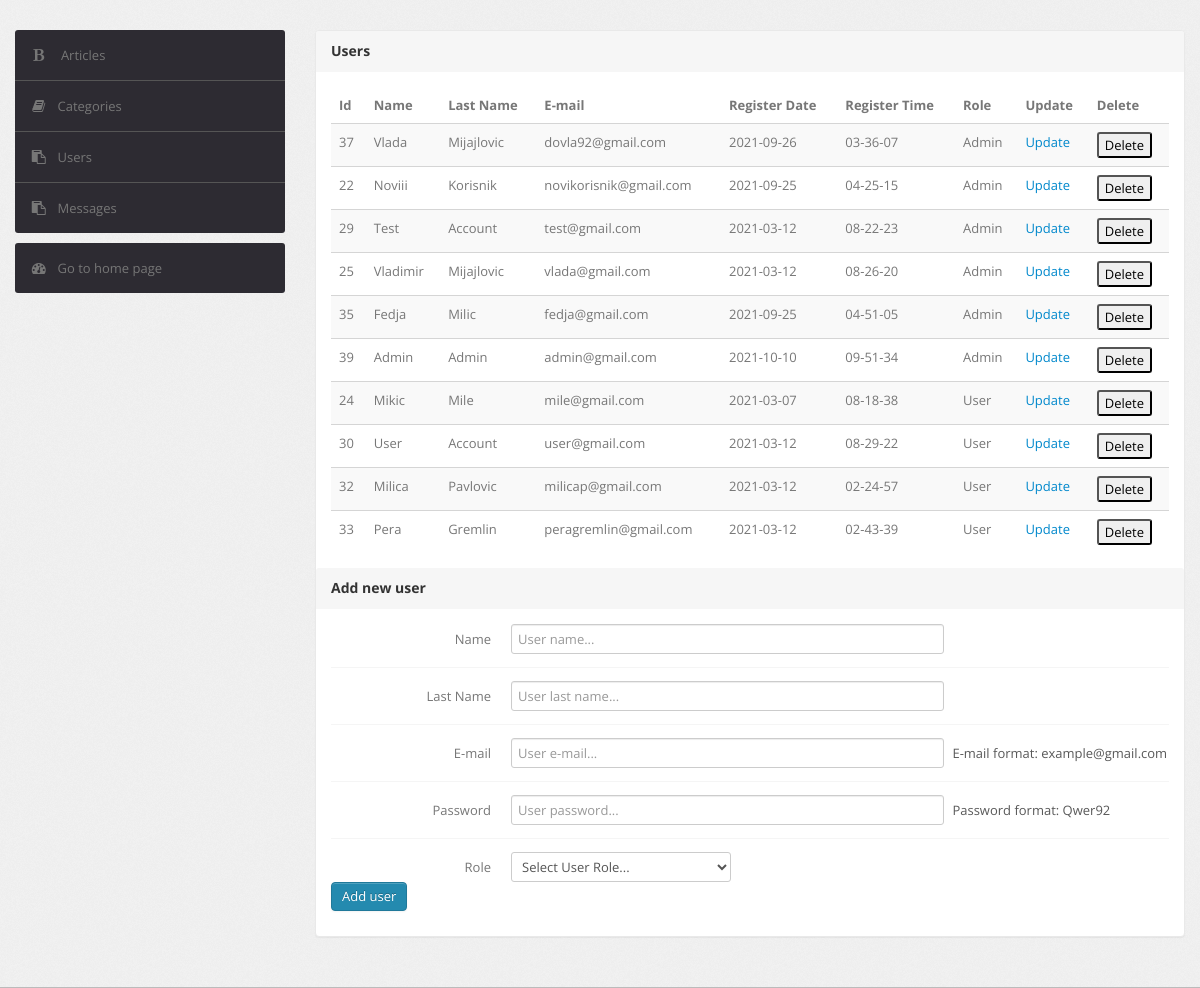
Screenshot of /admin-pannel/admin-index.php?admin-page=korisnici (signed in) with the database file from the repository.
### tables this page shows
CREATE TABLE `korisnik` (
  `id_korisnik` int(11) NOT NULL,
  `ime` varchar(25) NOT NULL,
  `prezime` varchar(25) NOT NULL,
  `email` varchar(50) NOT NULL,
  `password` varchar(256) NOT NULL,
  `email_token` varchar(256) NOT NULL DEFAULT '123',
  `isVerified` tinyint(1) NOT NULL DEFAULT 2,
  `datum` datetime(6) DEFAULT NULL,
  `uloga_id` int(11) NOT NULL DEFAULT 2
);

CREATE TABLE `uloga` (
  `id_uloga` int(11) NOT NULL,
  `naziv` varchar(25) NOT NULL
);

### admin-pannel/views/admin-korisnici.php (the view, shortened to what this page needs)
<?php
    $query = $conn->prepare("SELECT id_korisnik, ime, prezime, email, DATE_FORMAT(datum,'%Y-%m-%d') AS datum_logovanja, DATE_FORMAT(datum,'%h-%i-%s') AS vreme_logovanja, u.naziv AS naziv_uloge
    						 FROM uloga u
    						 INNER JOIN korisnik k
    						 ON u.id_uloga = k.uloga_id");
     try {
        $execCateg = $query->execute();
        $result = $query->fetchAll(PDO::FETCH_ASSOC);
    } catch (PDOException $exception) {
        var_dump($exception->getMessage()); die;
    }
    $korisnici = $result;
    $updateUrl = BASE_URL . 'admin-pannel/admin-index.php?admin-page=user-update&user_id=';
    $actionAddUser = BASE_URL . "admin-pannel/admin-index.php?admin-page=post-user-insert";
 ?>
<div class="span9">
					<div class="content">
						<div class="module">
							<div class="module-head">
                                <h3>
                                    Users</h3>
                            </div>
                            <div class="module-body">
                                <table class="table table-striped">
                                    <thead>
                                        <tr>
                                            <th>Id</th>
                                            <th>Name</th>
                                            <th>Last Name</th>
                                            <th>E-mail</th>
                                            <th>Register Date</th>
                                            <th>Register Time</th>
                                            <th>Role</th>
                                            <th>Update</th>
                                            <th>Delete</th>
                                        </tr>
                                    </thead>
                                    <tbody>
                                            <?php foreach ($korisnici as $korisnik): ?>
                                            <tr id="<?php echo 'korisnik-'.$korisnik['id_korisnik']; ?>">
                                                <td><?php echo $korisnik['id_korisnik'] ?></td>
                                                <td><?php echo $korisnik['ime'] ?></td>
                                                <td><?php echo $korisnik['prezime'] ?></td>
                                                <td><?php echo $korisnik['email'] ?></td>
                                                <td><?php echo $korisnik['datum_logovanja'] ?></td>
                                                <td><?php echo $korisnik['vreme_logovanja'] ?></td>
                                                <td><?php echo $korisnik['naziv_uloge'] ?></td>
                                                <td><a href='<?php echo $updateUrl . $korisnik['id_korisnik'] ?>'>Update</a></td>
                                                <td>
                                                    <input  type="button"
                                                            class=".btn .btn-primary"
                                                            onclick='deleteUser(<?php echo $korisnik['id_korisnik'];?>)'
                                                            value="Delete"
                                                    >
                                                </td>
                                            </tr>
                                            <?php endforeach; ?>
                                    </tbody>
                                    </table>
                            </div>
                                <div class="module-head">
                                    <h3>Add new user</h3>
                                </div>
                                <div class="module-body">
                                    <form id="formInsertUser" class="form-horizontal row-fluid" method="POST" action="<?php echo $actionAddUser ?>">
                                        <div class="control-group">
                                            <label class="control-label">Name</label>
                                            <div class="controls">
                                                <input type="text" name="ime-korisnika" id="nameInput" placeholder="User name..." class="span8">
                                            </div>
                                        </div>
                                        <div class="control-group">
                                            <label class="control-label">Last Name</label>
                                            <div class="controls">
                                                <input type="text" name="prezime-korisnika" id="nameInput" placeholder="User last name..." class="span8">
                                            </div>
                                        </div>
                                        <div class="control-group">
                                            <label class="control-label">E-mail</label>
                                            <div class="controls">
                                                <input type="text" name="email-korisnika" id="nameInput" placeholder="User e-mail..." class="span8">
                                                <span class="help-inline">E-mail format: example@gmail.com</span>
                                            </div>
                                        </div>
                                        <div class="control-group">
                                            <label class="control-label">Password</label>
                                            <div class="controls">
                                                <input type="password" name="password-korisnika" id="nameInput" placeholder="User password..." class="span8">
                                                <span class="help-inline">Password format: Qwer92</span>
                                            </div>
                                        </div>
                                        <div class="control-group">
                                            <label class="control-label">Role</label>
											<div class="controls">
												<select id="categDdl" name="uloga">
													<option value="0">Select User Role...</option>
												</select>
											</div>
                                        </div>
                                        <input type="submit" name="submit-new-user" value="Add user" class="btn btn-primary">
                                    </form>
                                </div>
						</div>
					</div>
				</div>

### admin-pannel/css/theme.css (style rules this page uses)
body { font-size: 13px; font-family: 'Open Sans', Arial, sans-serif; background: #fff; color: #777 }
h1, h2, h3, h4, h5, h6 { color: #333; margin-top: 0 }
h3 { font-size: 20px }
form { margin: 0 }
select, textarea, input[type="text"], input[type="password"], input[type="datetime"], input[type="datetime-local"], input[type="date"], input[type="month"], input[type="time"], input[type="week"], input[type="number"], input[type="email"], input[type="url"], input[type="search"], input[type="tel"], input[type="color"], .uneditable-input, label, input, button, select, textarea { -webkit-border-radius: 3px; -moz-border-radius: 3px; border-radius: 3px; font-size: 13px; font-family: 'Open Sans', Tahoma, Arial, sans-serif }
.module { background: #fff; -webkit-border-radius: 3px; -moz-border-radius: 3px; border-radius: 3px; border: 1px solid #ccc; border-bottom-color: #bbb; -webkit-box-shadow: 0 0 1px rgba(0,0,0,0.2); -moz-box-shadow: 0 0 1px rgba(0,0,0,0.2); box-shadow: 0 0 1px rgba(0,0,0,0.2); margin-bottom: 30px }
.form-horizontal .control-group, .form-vertical .control-group { margin-bottom: 0 }
.form-horizontal .control-group+.control-group, .form-vertical .control-group+.control-group { margin-top: 13px; padding-top: 13px; border-top: 1px solid #f5f5f5 }
.btn, .btn-box { -webkit-border-radius: 3px; -moz-border-radius: 3px; border-radius: 3px }
.btn { font-size: 13px; font-weight: 600 }
.btn { display: inline-block; margin-bottom: 0; font-weight: 400; text-align: center; vertical-align: middle; cursor: pointer; background-image: none; border: 1px solid transparent; white-space: nowrap; padding: 4px 10px; font-size: 13px; line-height: 1.42857; border-radius: 4px; -webkit-user-select: none; -moz-user-select: none; -ms-user-select: none; user-select: none }
.btn-primary { color: #fff; background-color: #248aaf; border-color: #20799a }
.table { margin-bottom: 0 }
.table th, .table td { border-color: #d5d5d5!important }
.module { box-shadow: 0 0 3px rgba(0,0,0,.1); border-color: #e9e9e9; margin-bottom: 20px; background-color: #fff; border-radius: 4px; -webkit-box-shadow: 0 1px 1px rgba(0,0,0,.05); box-shadow: 0 1px 1px rgba(0,0,0,.05); }
.module-head { color: #767676; background-color: #f6f6f6; border-color: #e9e9e9; padding: 10px 15px; border-bottom: 1px solid transparent; border-top-right-radius: 3px; border-top-left-radius: 3px; }
.module-head h3 { font-size: 14px; line-height: 20px; height: 20px; margin: 0 }
.module-body { padding: 15px }

### rows the page displays
korisnik: id_korisnik "37", ime "Vlada", prezime "Mijajlovic", email "dovla92@gmail.com", datum_logovanja "2021-09-26", vreme_logovanja "03-36-07", uloga.naziv "Admin"
korisnik: id_korisnik "22", ime "Noviii", prezime "Korisnik", email "novikorisnik@gmail.com", datum_logovanja "2021-09-25", vreme_logovanja "04-25-15", uloga.naziv "Admin"
korisnik: id_korisnik "29", ime "Test", prezime "Account", email "test@gmail.com", datum_logovanja "2021-03-12", vreme_logovanja "08-22-23", uloga.naziv "Admin"
korisnik: id_korisnik "25", ime "Vladimir", prezime "Mijajlovic", email "vlada@gmail.com", datum_logovanja "2021-03-12", vreme_logovanja "08-26-20", uloga.naziv "Admin"
korisnik: id_korisnik "35", ime "Fedja", prezime "Milic", email "fedja@gmail.com", datum_logovanja "2021-09-25", vreme_logovanja "04-51-05", uloga.naziv "Admin"
korisnik: id_korisnik "39", ime "Admin", prezime "Admin", email "admin@gmail.com", datum_logovanja "2021-10-10", vreme_logovanja "09-51-34", uloga.naziv "Admin"
korisnik: id_korisnik "24", ime "Mikic", prezime "Mile", email "mile@gmail.com", datum_logovanja "2021-03-07", vreme_logovanja "08-18-38", uloga.naziv "User"
korisnik: id_korisnik "30", ime "User", prezime "Account", email "user@gmail.com", datum_logovanja "2021-03-12", vreme_logovanja "08-29-22", uloga.naziv "User"
korisnik: id_korisnik "32", ime "Milica", prezime "Pavlovic", email "milicap@gmail.com", datum_logovanja "2021-03-12", vreme_logovanja "02-24-57", uloga.naziv "User"
korisnik: id_korisnik "33", ime "Pera", prezime "Gremlin", email "peragremlin@gmail.com", datum_logovanja "2021-03-12", vreme_logovanja "02-43-39", uloga.naziv "User"
